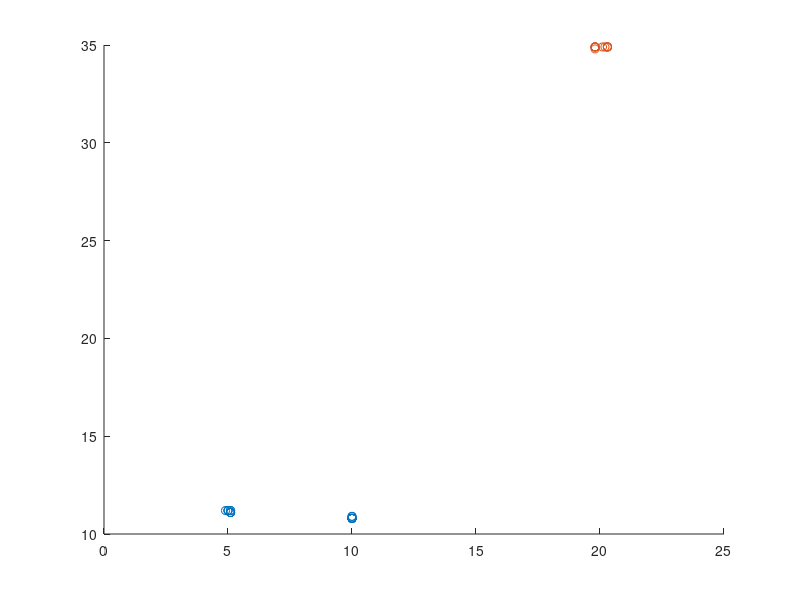

Source code (MATLAB):
clear; close all; clc

ssf = [10.0,  47.5;
10.0, 47.5;
10.0, 47.5;
10.0, 47.5;
10.2, 47.5;
10.0, 47.5;
10.0, 47.5;
10.0, 47.5;
10.0, 47.5;
10.2, 47.5;
10.0, 47.5;]


sst2 = [19.8, 34.9;
20.1, 34.9;
20.3, 34.9;
19.8, 34.9;
20.3, 34.9;
20.3, 34.9;
19.8, 34.9;
20.3, 34.9;
20.2, 34.9;
19.8, 34.8;
19.8, 34.9;]





test25w = [5.1	,11.2;
5.1	,11.1;
5.1	,11.1;
5.1	,11.2;
5.0	,11.2;
5.1	,11.1;
5.0	,11.2;
5.0	,11.2;
5.1	,11.1;
4.9	,11.2;
10.0,10.8;
10.0,10.8;
10.0,10.9;
10.0,10.8;
10.0,10.8;
10.0,10.8;
10.0,10.8;
10.0,10.8;
10.0,10.8;
10.0,10.9;]

scatter(test25w(:,1),test25w(:,2))
hold on
scatter(sst2(:,1),sst2(:,2))

test35w = [4.9,7.3;
4.9,7.3;
4.9,7.3;
5.1,7.2;
4.9,7.3;
4.9,7.3;
4.9,7.2;
5.1,7.3;
5.1,7.2;
5.1,7.3;]


test320w25pf = [20.2,33.7;
19.8,33.7;
19.8,33.7;
19.8,33.6;
19.8,33.7;
20.2,33.7;
19.8,33.7;
19.9,33.7;
20.2,33.7;
19.8,33.7;
19.9,33.6;]

test425pf = [10.0,18.2;
10.0,18.2;
10.0,18.2;
10.0,18.2;
10.0,18.2;
10.0,18.2;
10.0,18.2;
10.0,18.2;
10.0,18.2;
10.0,18.2;]


test450pf =[10.0,10.8;
10.0,10.8;
10.0,10.9;
10.0,10.8;
10.0,10.8;
10.0,10.8;
10.0,10.8;
10.0,10.8;
10.0,10.8;
10.0,10.9;]




